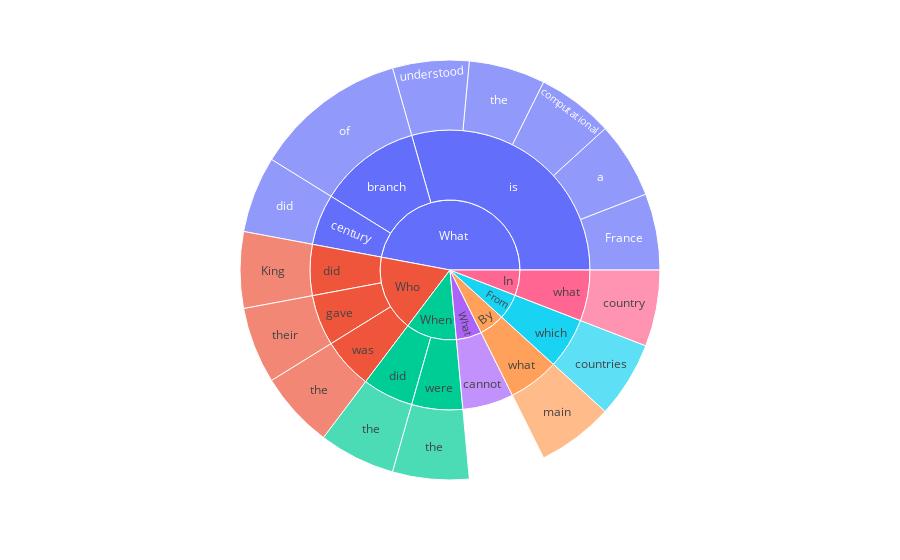

The notebook cell this image was saved under:
### Code cell
plot_sentence_sunburst(questions2,3)

### Figure 1 — Plotly figure (JSON) as saved in the notebook; plotly's stock layout.template omitted (floating-point values rounded to 4 significant figures)
{"data": [{"branchvalues": "total", "domain": {"x": [0, 1], "y": [0, 1]}, "hovertemplate": "labels=%{label}<br>count=%{value}<br>parent=%{parent}<br>id=%{id}<extra></extra>", "ids": ["What/is/France", "Who/did/King", "What/is/a", "/What/cannot", "What/is/computational", "From/which/countries", "In/what/country", "What/century/did", "By/what/main", "What/branch/of", "When/did/the", "What/is/the", "Who/was/the", "When/were/the", "Who/gave/their", "What/is/understood", "/What", "What/branch", "What/century", "When/did", "Who/did", "Who/gave", "What/is", "Who/was", "When/were", "By/what", "In/what", "From/which", "", "By", "From", "In", "What", "When", "Who"], "labels": ["France", "King", "a", "cannot", "computational", "countries", "country", "did", "main", "of", "the", "the", "the", "the", "their", "understood", "What", "branch", "century", "did", "did", "gave", "is", "was", "were", "what", "what", "which", "", "By", "From", "In", "What", "When", "Who"], "name": "", "parents": ["What/is", "Who/did", "What/is", "/What", "What/is", "From/which", "In/what", "What/century", "By/what", "What/branch", "When/did", "What/is", "Who/was", "When/were", "Who/gave", "What/is", "", "What", "What", "When", "Who", "Who", "What", "Who", "When", "By", "In", "From", "", "", "", "", "", "", ""], "type": "sunburst", "values": [1, 1, 1, 1, 1, 1, 1, 1, 1, 2, 1, 1, 1, 1, 1, 1, 1, 2, 1, 1, 1, 1, 5, 1, 1, 1, 1, 1, 1, 1, 1, 1, 8, 2, 3]}], "layout": {"autosize": true, "legend": {"tracegroupgap": 0}, "margin": {"t": 60}}}
